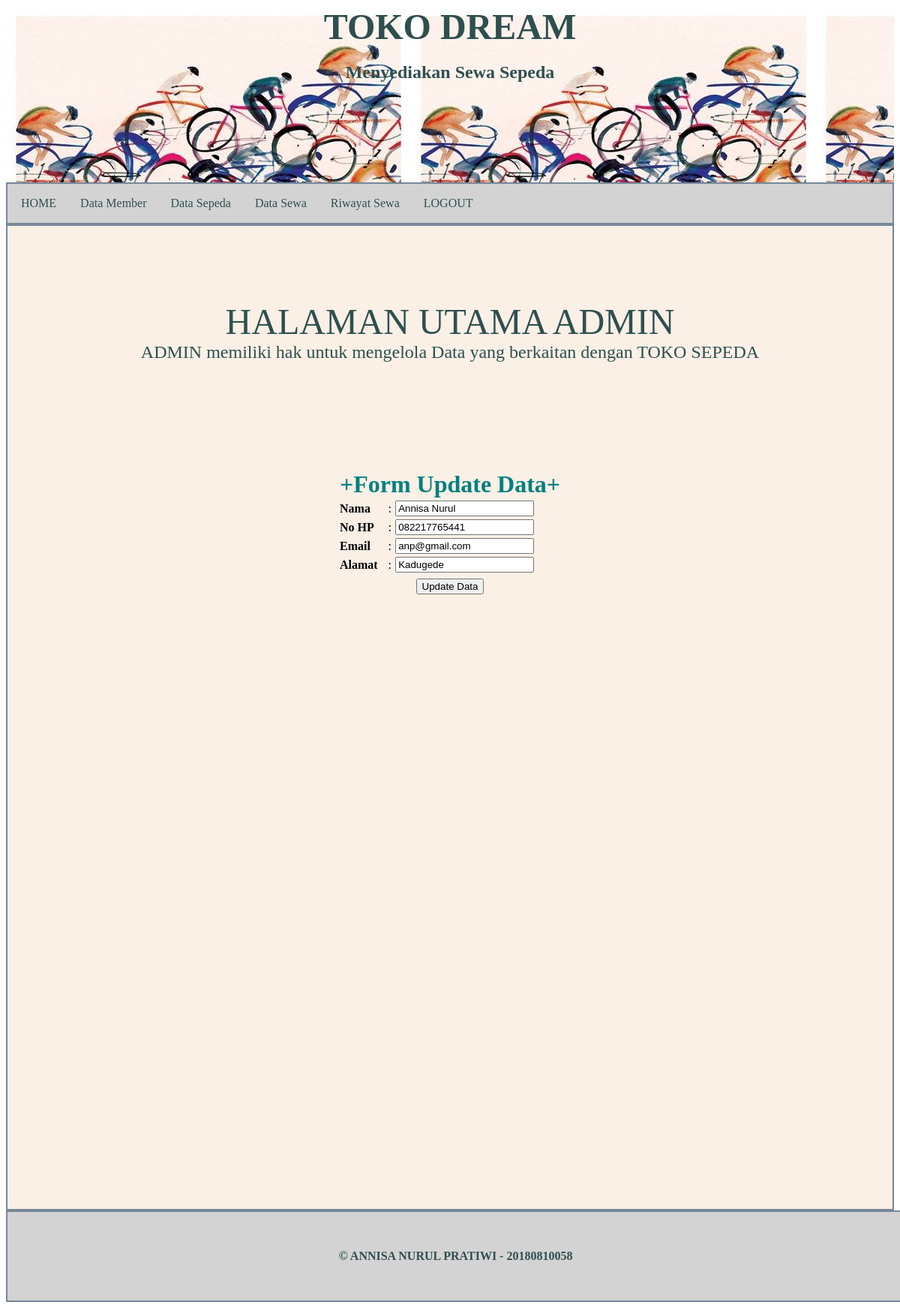
Page /sepeda/admin_index.php?menua=edit_user&id=USR0001&aksi=edit on the committed database.
### tables this page shows
CREATE TABLE `tb_user` (
  `id_user` varchar(15) NOT NULL,
  `nama` varchar(50) NOT NULL,
  `nope` varchar(15) NOT NULL,
  `email` varchar(30) NOT NULL,
  `alamat` text NOT NULL
);

### sepeda/koneksi.php (called while the page is built, shortened)
<?php
class koneksi{
	var $host = "localhost";
	var $user = "root";
	var $pass = "";
	var $db = "db_sepeda";
	function __construct(){
		$this->koneksi_db = mysqli_connect($this->host, $this->user, $this->pass, $this->db);
	}
}
?>

### sepeda/class_user.php (called while the page is built, shortened)
<?php
include 'koneksi.php';
class user extends koneksi
{
	function edit($id){
		$data = mysqli_query($this->koneksi_db,"SELECT * FROM tb_user where id_user='$id'");
		while($d = mysqli_fetch_array($data)){
			$hasil[] = $d;
		}
		return $hasil;
	}
}
?>

### sepeda/user_edit.php (the view, shortened to what this page needs)
<?php
include 'class_user.php';
$user = new user();
?>
<center><font size="6" face="stencil" color="#008080" >
		<b>+Form Update Data+</b></a></font></center>
<form action="admin_index.php?menua=load_user&aksi=update" method="post">
<?php
foreach($user->edit($_GET['id']) as $y){   ?>
<table  width="300px" align="center">
	<tr>
		<td><b>Nama</b></td>
		<td>:</td>
		<td>
			<input type="text" name="b" value="<?php echo $y['nama'] ?>">
		</td>
	</tr>
	<tr>
		<td><b>No HP</b></td>
		<td>:</td>
		<td><input type="number" name="c" value="<?php echo $y['nope'] ?>"></td>
	</tr>
	<tr>
		<td><b>Email</b></td>
		<td>:</td>
		<td><input type="text" name="d" value="<?php echo $y['email'] ?>"></td>
	</tr>
	<tr>
		<td><b>Alamat</b></td>
		<td>:</td>
		<td><input type="text" name="e" value="<?php echo $y['alamat'] ?>"></td>
	</tr>
	<tr><td></td></tr>
	<tr><td colspan="3"><center><input type="submit" value="Update Data"></center></td></tr>
</table>
<?php } ?>
</form>

### rows in the picture
tb_user: b "Annisa Nurul", c "082217765441", d "anp@gmail.com", e "Kadugede"
